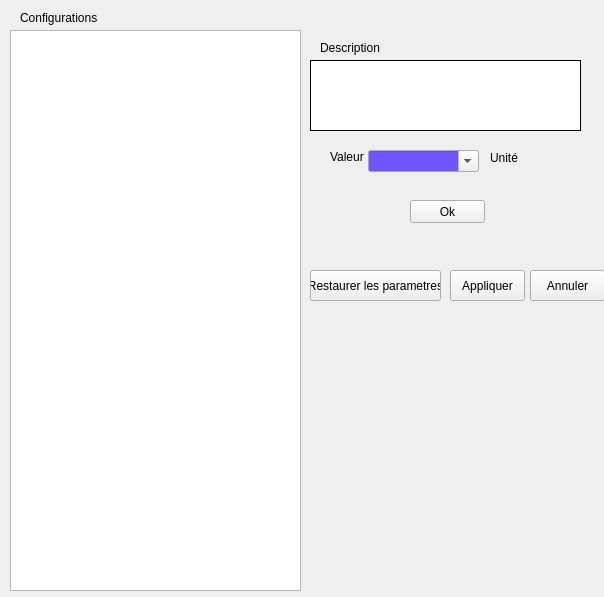
<?xml version="1.0" encoding="UTF-8"?>
<ui version="4.0">
 <class>Form</class>
 <widget class="QWidget" name="Form">
  <property name="geometry">
   <rect>
    <x>0</x>
    <y>0</y>
    <width>604</width>
    <height>597</height>
   </rect>
  </property>
  <property name="minimumSize">
   <size>
    <width>604</width>
    <height>597</height>
   </size>
  </property>
  <property name="maximumSize">
   <size>
    <width>604</width>
    <height>597</height>
   </size>
  </property>
  <property name="windowTitle">
   <string>Form</string>
  </property>
  <widget class="QLabel" name="label">
   <property name="geometry">
    <rect>
     <x>20</x>
     <y>10</y>
     <width>101</width>
     <height>16</height>
    </rect>
   </property>
   <property name="text">
    <string>Configurations</string>
   </property>
  </widget>
  <widget class="QWidget" name="widget" native="true">
   <property name="geometry">
    <rect>
     <x>310</x>
     <y>30</y>
     <width>281</width>
     <height>211</height>
    </rect>
   </property>
   <property name="palette">
    <palette>
     <active>
      <colorrole role="Base">
       <brush brushstyle="SolidPattern">
        <color alpha="255">
         <red>110</red>
         <green>85</green>
         <blue>255</blue>
        </color>
       </brush>
      </colorrole>
     </active>
     <inactive>
      <colorrole role="Base">
       <brush brushstyle="SolidPattern">
        <color alpha="255">
         <red>110</red>
         <green>85</green>
         <blue>255</blue>
        </color>
       </brush>
      </colorrole>
     </inactive>
     <disabled>
      <colorrole role="Base">
       <brush brushstyle="SolidPattern">
        <color alpha="255">
         <red>240</red>
         <green>240</green>
         <blue>240</blue>
        </color>
       </brush>
      </colorrole>
     </disabled>
    </palette>
   </property>
   <property name="font">
    <font>
     <weight>50</weight>
     <bold>false</bold>
    </font>
   </property>
   <property name="mouseTracking">
    <bool>false</bool>
   </property>
   <property name="inputMethodHints">
    <set>Qt::ImhNone</set>
   </property>
   <widget class="QLabel" name="label_2">
    <property name="geometry">
     <rect>
      <x>10</x>
      <y>10</y>
      <width>71</width>
      <height>16</height>
     </rect>
    </property>
    <property name="text">
     <string>Description</string>
    </property>
   </widget>
   <widget class="QPlainTextEdit" name="plainTextEdit">
    <property name="geometry">
     <rect>
      <x>0</x>
      <y>30</y>
      <width>271</width>
      <height>71</height>
     </rect>
    </property>
    <property name="palette">
     <palette>
      <active>
       <colorrole role="ButtonText">
        <brush brushstyle="SolidPattern">
         <color alpha="255">
          <red>255</red>
          <green>255</green>
          <blue>255</blue>
         </color>
        </brush>
       </colorrole>
       <colorrole role="Base">
        <brush brushstyle="SolidPattern">
         <color alpha="255">
          <red>255</red>
          <green>255</green>
          <blue>255</blue>
         </color>
        </brush>
       </colorrole>
       <colorrole role="Window">
        <brush brushstyle="SolidPattern">
         <color alpha="255">
          <red>255</red>
          <green>255</green>
          <blue>0</blue>
         </color>
        </brush>
       </colorrole>
      </active>
      <inactive>
       <colorrole role="ButtonText">
        <brush brushstyle="SolidPattern">
         <color alpha="255">
          <red>255</red>
          <green>255</green>
          <blue>255</blue>
         </color>
        </brush>
       </colorrole>
       <colorrole role="Base">
        <brush brushstyle="SolidPattern">
         <color alpha="255">
          <red>255</red>
          <green>255</green>
          <blue>255</blue>
         </color>
        </brush>
       </colorrole>
       <colorrole role="Window">
        <brush brushstyle="SolidPattern">
         <color alpha="255">
          <red>255</red>
          <green>255</green>
          <blue>0</blue>
         </color>
        </brush>
       </colorrole>
      </inactive>
      <disabled>
       <colorrole role="ButtonText">
        <brush brushstyle="SolidPattern">
         <color alpha="255">
          <red>120</red>
          <green>120</green>
          <blue>120</blue>
         </color>
        </brush>
       </colorrole>
       <colorrole role="Base">
        <brush brushstyle="SolidPattern">
         <color alpha="255">
          <red>255</red>
          <green>255</green>
          <blue>0</blue>
         </color>
        </brush>
       </colorrole>
       <colorrole role="Window">
        <brush brushstyle="SolidPattern">
         <color alpha="255">
          <red>255</red>
          <green>255</green>
          <blue>0</blue>
         </color>
        </brush>
       </colorrole>
      </disabled>
     </palette>
    </property>
    <property name="autoFillBackground">
     <bool>true</bool>
    </property>
    <property name="frameShape">
     <enum>QFrame::Box</enum>
    </property>
    <property name="frameShadow">
     <enum>QFrame::Plain</enum>
    </property>
    <property name="tabChangesFocus">
     <bool>false</bool>
    </property>
    <property name="documentTitle">
     <string/>
    </property>
    <property name="readOnly">
     <bool>true</bool>
    </property>
   </widget>
   <widget class="QComboBox" name="comboBox">
    <property name="geometry">
     <rect>
      <x>58</x>
      <y>120</y>
      <width>111</width>
      <height>22</height>
     </rect>
    </property>
    <property name="editable">
     <bool>true</bool>
    </property>
   </widget>
   <widget class="QLabel" name="label_3">
    <property name="geometry">
     <rect>
      <x>20</x>
      <y>120</y>
      <width>47</width>
      <height>13</height>
     </rect>
    </property>
    <property name="text">
     <string>Valeur</string>
    </property>
   </widget>
   <widget class="QPushButton" name="pushButtonOk">
    <property name="geometry">
     <rect>
      <x>100</x>
      <y>170</y>
      <width>75</width>
      <height>23</height>
     </rect>
    </property>
    <property name="text">
     <string>Ok</string>
    </property>
   </widget>
   <widget class="QLabel" name="labelUnite">
    <property name="geometry">
     <rect>
      <x>180</x>
      <y>120</y>
      <width>101</width>
      <height>16</height>
     </rect>
    </property>
    <property name="text">
     <string>Unité</string>
    </property>
   </widget>
  </widget>
  <widget class="QPushButton" name="pushButtonRestaurer">
   <property name="geometry">
    <rect>
     <x>310</x>
     <y>270</y>
     <width>131</width>
     <height>31</height>
    </rect>
   </property>
   <property name="text">
    <string>Restaurer les parametres</string>
   </property>
  </widget>
  <widget class="QPushButton" name="pushButtonAppliquer">
   <property name="geometry">
    <rect>
     <x>450</x>
     <y>270</y>
     <width>75</width>
     <height>31</height>
    </rect>
   </property>
   <property name="text">
    <string>Appliquer</string>
   </property>
  </widget>
  <widget class="QPushButton" name="pushButtonAnnuler2">
   <property name="geometry">
    <rect>
     <x>530</x>
     <y>270</y>
     <width>75</width>
     <height>31</height>
    </rect>
   </property>
   <property name="text">
    <string>Annuler</string>
   </property>
  </widget>
  <widget class="QListWidget" name="listWidget">
   <property name="geometry">
    <rect>
     <x>10</x>
     <y>30</y>
     <width>291</width>
     <height>561</height>
    </rect>
   </property>
   <property name="font">
    <font>
     <family>Times New Roman</family>
     <pointsize>11</pointsize>
    </font>
   </property>
  </widget>
 </widget>
 <resources/>
 <connections/>
</ui>
